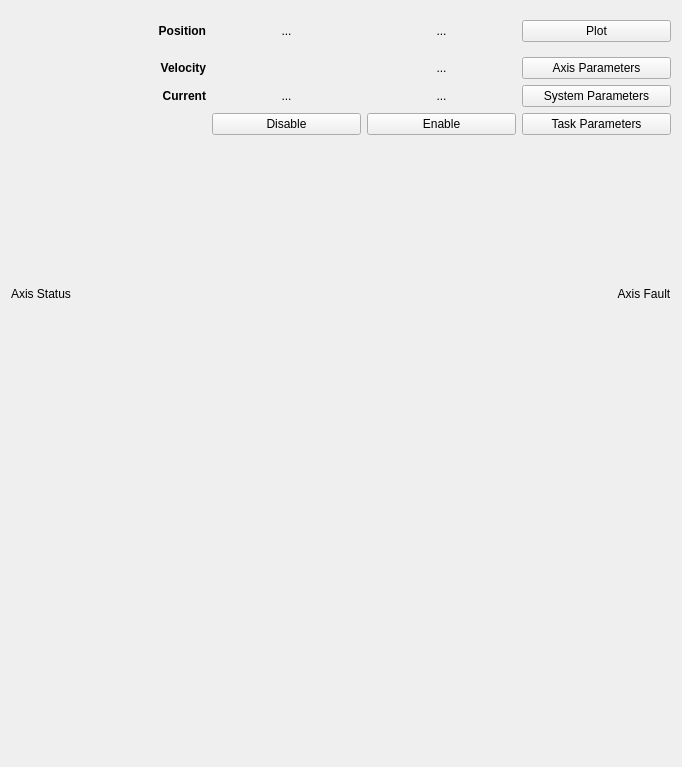
<?xml version="1.0" encoding="UTF-8"?>
<ui version="4.0">
 <class>Form</class>
 <widget class="QWidget" name="Form">
  <property name="geometry">
   <rect>
    <x>0</x>
    <y>0</y>
    <width>682</width>
    <height>767</height>
   </rect>
  </property>
  <property name="windowTitle">
   <string>Form</string>
  </property>
  <layout class="QVBoxLayout" name="verticalLayout">
   <item>
    <layout class="QGridLayout" name="PositionLayout">
     <item row="4" column="2">
      <widget class="QLabel" name="label_3">
       <property name="font">
        <font>
         <weight>75</weight>
         <bold>true</bold>
        </font>
       </property>
       <property name="text">
        <string>Velocity</string>
       </property>
       <property name="alignment">
        <set>Qt::AlignRight|Qt::AlignTrailing|Qt::AlignVCenter</set>
       </property>
      </widget>
     </item>
     <item row="5" column="4">
      <widget class="PyDMLabel" name="PyDMLabel">
       <property name="toolTip">
        <string/>
       </property>
       <property name="whatsThis">
        <string/>
       </property>
       <property name="text">
        <string>...</string>
       </property>
       <property name="alignment">
        <set>Qt::AlignCenter</set>
       </property>
       <property name="precisionFromPV" stdset="0">
        <bool>false</bool>
       </property>
       <property name="precision" stdset="0">
        <number>3</number>
       </property>
       <property name="showUnits" stdset="0">
        <bool>true</bool>
       </property>
       <property name="channel" stdset="0">
        <string>ensemble://${host}:${port}@${rate}/IFBK(${axis})</string>
       </property>
      </widget>
     </item>
     <item row="5" column="5">
      <widget class="PyDMRelatedDisplayButton" name="PyDMRelatedDisplayButton_2">
       <property name="toolTip">
        <string/>
       </property>
       <property name="whatsThis">
        <string>
    A QPushButton capable of opening a new Display at the same of at a
    new window.

    Parameters
    ----------
    init_channel : str, optional
        The channel to be used by the widget.

    filename : str, optional
        The file to be opened
    </string>
       </property>
       <property name="text">
        <string>System Parameters</string>
       </property>
       <property name="displayFilename" stdset="0">
        <string>ensemble_parameters_system.ui</string>
       </property>
       <property name="macros" stdset="0">
        <string>{&quot;rate&quot;: 10}</string>
       </property>
       <property name="openInNewWindow" stdset="0">
        <bool>false</bool>
       </property>
      </widget>
     </item>
     <item row="4" column="4">
      <widget class="PyDMLabel" name="VelocityFeedback">
       <property name="toolTip">
        <string/>
       </property>
       <property name="whatsThis">
        <string/>
       </property>
       <property name="text">
        <string>...</string>
       </property>
       <property name="alignment">
        <set>Qt::AlignCenter</set>
       </property>
       <property name="precisionFromPV" stdset="0">
        <bool>false</bool>
       </property>
       <property name="precision" stdset="0">
        <number>3</number>
       </property>
       <property name="channel" stdset="0">
        <string>ensemble://${host}:${port}@${rate}/VFBK(${axis})</string>
       </property>
      </widget>
     </item>
     <item row="5" column="2">
      <widget class="QLabel" name="label_4">
       <property name="font">
        <font>
         <weight>75</weight>
         <bold>true</bold>
        </font>
       </property>
       <property name="text">
        <string>Current</string>
       </property>
       <property name="alignment">
        <set>Qt::AlignRight|Qt::AlignTrailing|Qt::AlignVCenter</set>
       </property>
      </widget>
     </item>
     <item row="1" column="3">
      <widget class="PyDMLabel" name="CommandedPosition">
       <property name="toolTip">
        <string/>
       </property>
       <property name="whatsThis">
        <string/>
       </property>
       <property name="text">
        <string>...</string>
       </property>
       <property name="alignment">
        <set>Qt::AlignCenter</set>
       </property>
       <property name="precisionFromPV" stdset="0">
        <bool>false</bool>
       </property>
       <property name="precision" stdset="0">
        <number>3</number>
       </property>
       <property name="channel" stdset="0">
        <string>ensemble://${host}:${port}@${rate}/CMDPOS(${axis})</string>
       </property>
      </widget>
     </item>
     <item row="1" column="5">
      <widget class="PyDMRelatedDisplayButton" name="PyDMRelatedDisplayButton_8">
       <property name="toolTip">
        <string/>
       </property>
       <property name="whatsThis">
        <string>
    A QPushButton capable of opening a new Display at the same of at a
    new window.

    Parameters
    ----------
    init_channel : str, optional
        The channel to be used by the widget.

    filename : str, optional
        The file to be opened
    </string>
       </property>
       <property name="text">
        <string>Plot</string>
       </property>
       <property name="displayFilename" stdset="0">
        <string>ensemble_time_plot.ui</string>
       </property>
       <property name="macros" stdset="0">
        <string>{&quot;rate&quot;: 0.05}</string>
       </property>
       <property name="openInNewWindow" stdset="0">
        <bool>false</bool>
       </property>
      </widget>
     </item>
     <item row="6" column="4">
      <widget class="PyDMPushButton" name="PyDMPushButton">
       <property name="toolTip">
        <string/>
       </property>
       <property name="whatsThis">
        <string>
    Basic PushButton to send a fixed value.

    The PyDMPushButton is meant to hold a specific value, and send that value
    to a channel when it is clicked, much like the MessageButton does in EDM.
    The PyDMPushButton works in two different modes of operation, first, a
    fixed value can be given to the :attr:`.pressValue` attribute, whenever the
    button is clicked a signal containing this value will be sent to the
    connected channel. This is the default behavior of the button. However, if
    the :attr:`.relativeChange` is set to True, the fixed value will be added
    to the current value of the channel. This means that the button will
    increment a channel by a fixed amount with every click, a consistent
    relative move

    Parameters
    ----------
    parent : QObject, optional
        Parent of PyDMPushButton

    label : str, optional
        String to place on button

    icon : QIcon, optional
        An Icon to display on the PyDMPushButton

    pressValue : int, float, str
        Value to be sent when the button is clicked

    relative : bool, optional
        Choice to have the button perform a relative put, instead of always
        setting to an absolute value

    init_channel : str, optional
        ID of channel to manipulate

    </string>
       </property>
       <property name="text">
        <string>Enable</string>
       </property>
       <property name="precisionFromPV" stdset="0">
        <bool>false</bool>
       </property>
       <property name="channel" stdset="0">
        <string>ensemble://${host}:${port}/ENABLE ${axis}</string>
       </property>
       <property name="pressValue" stdset="0">
        <string>1</string>
       </property>
      </widget>
     </item>
     <item row="4" column="0">
      <widget class="PyDMByteIndicator" name="StatusByte2_2">
       <property name="font">
        <font>
         <pointsize>12</pointsize>
        </font>
       </property>
       <property name="toolTip">
        <string/>
       </property>
       <property name="whatsThis">
        <string>
    Widget for graphical representation of bits from an integer number
    with support for Channels and more from PyDM

    Parameters
    ----------
    parent : QWidget
        The parent widget for the Label
    init_channel : str, optional
        The channel to be used by the widget.
    </string>
       </property>
       <property name="channel" stdset="0">
        <string>ensemble://${host}:${port}@${rate}/AXISSTATUS ${axis}</string>
       </property>
       <property name="orientation" stdset="0">
        <enum>Qt::Vertical</enum>
       </property>
       <property name="circles" stdset="0">
        <bool>true</bool>
       </property>
       <property name="numBits" stdset="0">
        <number>1</number>
       </property>
       <property name="shift" stdset="0">
        <number>22</number>
       </property>
       <property name="labels" stdset="0">
        <stringlist>
         <string>High (CW) Limit</string>
        </stringlist>
       </property>
      </widget>
     </item>
     <item row="1" column="2">
      <widget class="QLabel" name="label">
       <property name="font">
        <font>
         <weight>75</weight>
         <bold>true</bold>
        </font>
       </property>
       <property name="text">
        <string>Position</string>
       </property>
       <property name="alignment">
        <set>Qt::AlignRight|Qt::AlignTrailing|Qt::AlignVCenter</set>
       </property>
      </widget>
     </item>
     <item row="5" column="3">
      <widget class="PyDMLabel" name="PyDMLabel_3">
       <property name="toolTip">
        <string/>
       </property>
       <property name="whatsThis">
        <string/>
       </property>
       <property name="text">
        <string>...</string>
       </property>
       <property name="alignment">
        <set>Qt::AlignCenter</set>
       </property>
       <property name="precisionFromPV" stdset="0">
        <bool>false</bool>
       </property>
       <property name="precision" stdset="0">
        <number>3</number>
       </property>
       <property name="showUnits" stdset="0">
        <bool>true</bool>
       </property>
       <property name="channel" stdset="0">
        <string>ensemble://${host}:${port}@${rate}/ICMD(${axis})</string>
       </property>
      </widget>
     </item>
     <item row="6" column="5">
      <widget class="PyDMRelatedDisplayButton" name="PyDMRelatedDisplayButton_4">
       <property name="toolTip">
        <string/>
       </property>
       <property name="whatsThis">
        <string>
    A QPushButton capable of opening a new Display at the same of at a
    new window.

    Parameters
    ----------
    init_channel : str, optional
        The channel to be used by the widget.

    filename : str, optional
        The file to be opened
    </string>
       </property>
       <property name="text">
        <string>Task Parameters</string>
       </property>
       <property name="displayFilename" stdset="0">
        <string>ensemble_parameters_task.ui</string>
       </property>
       <property name="macros" stdset="0">
        <string>{&quot;rate&quot;: 10}</string>
       </property>
       <property name="openInNewWindow" stdset="0">
        <bool>false</bool>
       </property>
      </widget>
     </item>
     <item row="1" column="4">
      <widget class="PyDMLabel" name="FeedbackPosition">
       <property name="toolTip">
        <string/>
       </property>
       <property name="whatsThis">
        <string/>
       </property>
       <property name="text">
        <string>...</string>
       </property>
       <property name="alignment">
        <set>Qt::AlignCenter</set>
       </property>
       <property name="precisionFromPV" stdset="0">
        <bool>false</bool>
       </property>
       <property name="precision" stdset="0">
        <number>3</number>
       </property>
       <property name="channel" stdset="0">
        <string>ensemble://${host}:${port}@${rate}/PFBKPROG(${axis})</string>
       </property>
      </widget>
     </item>
     <item row="4" column="5">
      <widget class="PyDMRelatedDisplayButton" name="PyDMRelatedDisplayButton_3">
       <property name="toolTip">
        <string/>
       </property>
       <property name="whatsThis">
        <string>
    A QPushButton capable of opening a new Display at the same of at a
    new window.

    Parameters
    ----------
    init_channel : str, optional
        The channel to be used by the widget.

    filename : str, optional
        The file to be opened
    </string>
       </property>
       <property name="text">
        <string>Axis Parameters</string>
       </property>
       <property name="displayFilename" stdset="0">
        <string>ensemble_parameters_wirescanner.ui</string>
       </property>
       <property name="macros" stdset="0">
        <string>{&quot;rate&quot;: 10}</string>
       </property>
       <property name="openInNewWindow" stdset="0">
        <bool>false</bool>
       </property>
      </widget>
     </item>
     <item row="5" column="0">
      <widget class="PyDMByteIndicator" name="StatusByte2_3">
       <property name="font">
        <font>
         <pointsize>12</pointsize>
        </font>
       </property>
       <property name="toolTip">
        <string/>
       </property>
       <property name="whatsThis">
        <string>
    Widget for graphical representation of bits from an integer number
    with support for Channels and more from PyDM

    Parameters
    ----------
    parent : QWidget
        The parent widget for the Label
    init_channel : str, optional
        The channel to be used by the widget.
    </string>
       </property>
       <property name="channel" stdset="0">
        <string>ensemble://${host}:${port}@${rate}/AXISSTATUS ${axis}</string>
       </property>
       <property name="orientation" stdset="0">
        <enum>Qt::Vertical</enum>
       </property>
       <property name="circles" stdset="0">
        <bool>true</bool>
       </property>
       <property name="numBits" stdset="0">
        <number>1</number>
       </property>
       <property name="shift" stdset="0">
        <number>23</number>
       </property>
       <property name="labels" stdset="0">
        <stringlist>
         <string>Low (CCW) Limit</string>
        </stringlist>
       </property>
      </widget>
     </item>
     <item row="6" column="3">
      <widget class="PyDMPushButton" name="PyDMPushButton_2">
       <property name="toolTip">
        <string/>
       </property>
       <property name="whatsThis">
        <string>
    Basic PushButton to send a fixed value.

    The PyDMPushButton is meant to hold a specific value, and send that value
    to a channel when it is clicked, much like the MessageButton does in EDM.
    The PyDMPushButton works in two different modes of operation, first, a
    fixed value can be given to the :attr:`.pressValue` attribute, whenever the
    button is clicked a signal containing this value will be sent to the
    connected channel. This is the default behavior of the button. However, if
    the :attr:`.relativeChange` is set to True, the fixed value will be added
    to the current value of the channel. This means that the button will
    increment a channel by a fixed amount with every click, a consistent
    relative move

    Parameters
    ----------
    parent : QObject, optional
        Parent of PyDMPushButton

    label : str, optional
        String to place on button

    icon : QIcon, optional
        An Icon to display on the PyDMPushButton

    pressValue : int, float, str
        Value to be sent when the button is clicked

    relative : bool, optional
        Choice to have the button perform a relative put, instead of always
        setting to an absolute value

    init_channel : str, optional
        ID of channel to manipulate

    </string>
       </property>
       <property name="text">
        <string>Disable</string>
       </property>
       <property name="alarmSensitiveBorder" stdset="0">
        <bool>false</bool>
       </property>
       <property name="precisionFromPV" stdset="0">
        <bool>false</bool>
       </property>
       <property name="channel" stdset="0">
        <string>ensemble://${host}:${port}/DISABLE ${axis}</string>
       </property>
       <property name="pressValue" stdset="0">
        <string>1</string>
       </property>
      </widget>
     </item>
     <item row="1" column="0">
      <widget class="PyDMByteIndicator" name="EnableIndicator">
       <property name="minimumSize">
        <size>
         <width>40</width>
         <height>40</height>
        </size>
       </property>
       <property name="maximumSize">
        <size>
         <width>0</width>
         <height>0</height>
        </size>
       </property>
       <property name="toolTip">
        <string/>
       </property>
       <property name="whatsThis">
        <string>
    Widget for graphical representation of bits from an integer number
    with support for Channels and more from PyDM

    Parameters
    ----------
    parent : QWidget
        The parent widget for the Label
    init_channel : str, optional
        The channel to be used by the widget.
    </string>
       </property>
       <property name="channel" stdset="0">
        <string>ensemble://${host}:${port}@${rate}/AXISSTATUS ${axis}</string>
       </property>
       <property name="orientation" stdset="0">
        <enum>Qt::Horizontal</enum>
       </property>
       <property name="showLabels" stdset="0">
        <bool>true</bool>
       </property>
       <property name="circles" stdset="0">
        <bool>false</bool>
       </property>
       <property name="labelPosition" stdset="0">
        <enum>QTabWidget::East</enum>
       </property>
       <property name="labels" stdset="0">
        <stringlist>
         <string>Enabled</string>
        </stringlist>
       </property>
      </widget>
     </item>
    </layout>
   </item>
   <item>
    <layout class="QHBoxLayout" name="horizontalLayout_3">
     <item>
      <layout class="QVBoxLayout" name="StatusLayout">
       <item>
        <widget class="QLabel" name="AxisStatus">
         <property name="text">
          <string>Axis Status</string>
         </property>
         <property name="alignment">
          <set>Qt::AlignCenter</set>
         </property>
        </widget>
       </item>
       <item>
        <layout class="QHBoxLayout" name="horizontalLayout">
         <item>
          <widget class="PyDMByteIndicator" name="StatusByte0">
           <property name="font">
            <font>
             <pointsize>12</pointsize>
            </font>
           </property>
           <property name="toolTip">
            <string/>
           </property>
           <property name="whatsThis">
            <string>
    Widget for graphical representation of bits from an integer number
    with support for Channels and more from PyDM

    Parameters
    ----------
    parent : QWidget
        The parent widget for the Label
    init_channel : str, optional
        The channel to be used by the widget.
    </string>
           </property>
           <property name="channel" stdset="0">
            <string>ensemble://${host}:${port}@${rate}/AXISSTATUS ${axis}</string>
           </property>
           <property name="orientation" stdset="0">
            <enum>Qt::Vertical</enum>
           </property>
           <property name="circles" stdset="0">
            <bool>true</bool>
           </property>
           <property name="numBits" stdset="0">
            <number>16</number>
           </property>
           <property name="shift" stdset="0">
            <number>0</number>
           </property>
           <property name="labels" stdset="0">
            <stringlist>
             <string>Enabled</string>
             <string>Homed</string>
             <string>InPosition</string>
             <string>MoveActive</string>
             <string>AccelPhase</string>
             <string>DecelPhase</string>
             <string>PositionCapture</string>
             <string>CurrentClamp</string>
             <string>BrakeOutput</string>
             <string>MotionIsCw</string>
             <string>MasterSlaveControl</string>
             <string>CalActive</string>
             <string>CalEnabled</string>
             <string>JoystickControl</string>
             <string>Homing</string>
             <string>MasterSuppress</string>
            </stringlist>
           </property>
          </widget>
         </item>
         <item>
          <widget class="PyDMByteIndicator" name="StatusByte2">
           <property name="font">
            <font>
             <pointsize>12</pointsize>
            </font>
           </property>
           <property name="toolTip">
            <string/>
           </property>
           <property name="whatsThis">
            <string>
    Widget for graphical representation of bits from an integer number
    with support for Channels and more from PyDM

    Parameters
    ----------
    parent : QWidget
        The parent widget for the Label
    init_channel : str, optional
        The channel to be used by the widget.
    </string>
           </property>
           <property name="channel" stdset="0">
            <string>ensemble://${host}:${port}@${rate}/AXISSTATUS ${axis}</string>
           </property>
           <property name="orientation" stdset="0">
            <enum>Qt::Vertical</enum>
           </property>
           <property name="circles" stdset="0">
            <bool>true</bool>
           </property>
           <property name="numBits" stdset="0">
            <number>16</number>
           </property>
           <property name="shift" stdset="0">
            <number>16</number>
           </property>
           <property name="labels" stdset="0">
            <stringlist>
             <string>GantryActive</string>
             <string>GantryMaster</string>
             <string>AutofocusActive</string>
             <string>CommandFilterDone</string>
             <string>InPosition2</string>
             <string>ServoControl</string>
             <string>CwEOTLimit</string>
             <string>CcwEOTLimit</string>
             <string>HomeLimit</string>
             <string>MarkerInput</string>
             <string>HallAInput</string>
             <string>HallBInput</string>
             <string>HallCInput</string>
             <string>SineEncoderError</string>
             <string>CosineEncoderError</string>
             <string>ESTOPInput</string>
            </stringlist>
           </property>
          </widget>
         </item>
        </layout>
       </item>
      </layout>
     </item>
     <item>
      <spacer name="horizontalSpacer">
       <property name="orientation">
        <enum>Qt::Horizontal</enum>
       </property>
       <property name="sizeHint" stdset="0">
        <size>
         <width>40</width>
         <height>20</height>
        </size>
       </property>
      </spacer>
     </item>
     <item>
      <layout class="QVBoxLayout" name="FaultLayout">
       <item>
        <widget class="QLabel" name="AxisFault">
         <property name="text">
          <string>Axis Fault</string>
         </property>
         <property name="alignment">
          <set>Qt::AlignCenter</set>
         </property>
        </widget>
       </item>
       <item>
        <layout class="QHBoxLayout" name="horizontalLayout_2">
         <item>
          <widget class="PyDMByteIndicator" name="FaultByte0">
           <property name="font">
            <font>
             <pointsize>12</pointsize>
            </font>
           </property>
           <property name="toolTip">
            <string/>
           </property>
           <property name="whatsThis">
            <string>
    Widget for graphical representation of bits from an integer number
    with support for Channels and more from PyDM

    Parameters
    ----------
    parent : QWidget
        The parent widget for the Label
    init_channel : str, optional
        The channel to be used by the widget.
    </string>
           </property>
           <property name="channel" stdset="0">
            <string>ensemble://${host}:${port}@${rate}/AXISFAULT ${axis}</string>
           </property>
           <property name="orientation" stdset="0">
            <enum>Qt::Vertical</enum>
           </property>
           <property name="circles" stdset="0">
            <bool>true</bool>
           </property>
           <property name="numBits" stdset="0">
            <number>16</number>
           </property>
           <property name="shift" stdset="0">
            <number>0</number>
           </property>
           <property name="labels" stdset="0">
            <stringlist>
             <string>PositionError</string>
             <string>OverCurrent</string>
             <string>CwEOTLimit</string>
             <string>CcwEOTLimit</string>
             <string>CwSoftLimit</string>
             <string>CcwSoftLimit</string>
             <string>AmplifierFault</string>
             <string>PositionFbk</string>
             <string>VelocityFbk</string>
             <string>HallFault</string>
             <string>MaxVelocity</string>
             <string>EstopFault</string>
             <string>VelocityError</string>
             <string>13</string>
             <string>14</string>
             <string>ExternalFault</string>
            </stringlist>
           </property>
          </widget>
         </item>
         <item>
          <widget class="PyDMByteIndicator" name="FaultByte2">
           <property name="font">
            <font>
             <pointsize>12</pointsize>
            </font>
           </property>
           <property name="toolTip">
            <string/>
           </property>
           <property name="whatsThis">
            <string>
    Widget for graphical representation of bits from an integer number
    with support for Channels and more from PyDM

    Parameters
    ----------
    parent : QWidget
        The parent widget for the Label
    init_channel : str, optional
        The channel to be used by the widget.
    </string>
           </property>
           <property name="channel" stdset="0">
            <string>ensemble://${host}:${port}@${rate}/AXISFAULT ${axis}</string>
           </property>
           <property name="orientation" stdset="0">
            <enum>Qt::Vertical</enum>
           </property>
           <property name="circles" stdset="0">
            <bool>true</bool>
           </property>
           <property name="labelPosition" stdset="0">
            <enum>QTabWidget::East</enum>
           </property>
           <property name="numBits" stdset="0">
            <number>16</number>
           </property>
           <property name="shift" stdset="0">
            <number>16</number>
           </property>
           <property name="labels" stdset="0">
            <stringlist>
             <string>16</string>
             <string>MotorTemp</string>
             <string>AmplifierTemp</string>
             <string>EncoderFault</string>
             <string>CommLost</string>
             <string>21</string>
             <string>22</string>
             <string>FbkScalingFault</string>
             <string>MrkSearchFault</string>
             <string>25</string>
             <string>26</string>
             <string>VoltageClamp</string>
             <string>PowerSupply</string>
             <string>29</string>
             <string>Internal</string>
             <string>31</string>
            </stringlist>
           </property>
          </widget>
         </item>
        </layout>
       </item>
      </layout>
     </item>
    </layout>
   </item>
  </layout>
 </widget>
 <customwidgets>
  <customwidget>
   <class>PyDMLabel</class>
   <extends>QLabel</extends>
   <header>pydm.widgets.label</header>
  </customwidget>
  <customwidget>
   <class>PyDMByteIndicator</class>
   <extends>QWidget</extends>
   <header>pydm.widgets.byte</header>
  </customwidget>
  <customwidget>
   <class>PyDMPushButton</class>
   <extends>QPushButton</extends>
   <header>pydm.widgets.pushbutton</header>
  </customwidget>
  <customwidget>
   <class>PyDMRelatedDisplayButton</class>
   <extends>QPushButton</extends>
   <header>pydm.widgets.related_display_button</header>
  </customwidget>
 </customwidgets>
 <resources/>
 <connections/>
</ui>
